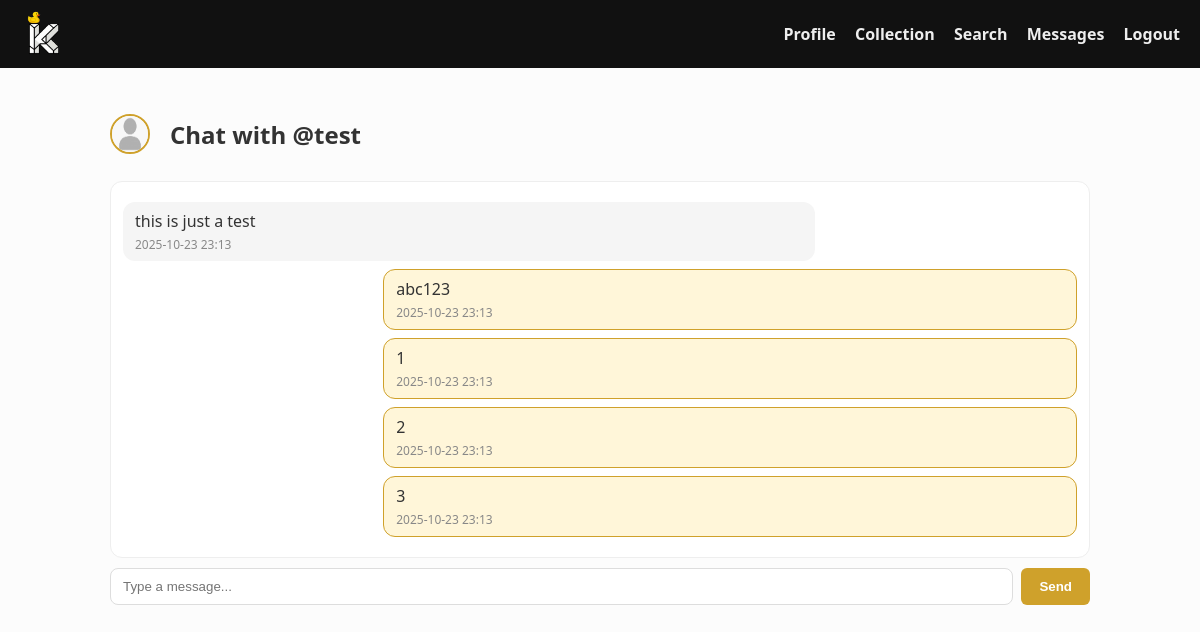
The app's page /messages/with/test (signed in) with its own data.
### kluster/models.py (models this page shows, shortened)
class User(db.Model, UserMixin):
    __tablename__ = "users"
    id = db.Column(db.Integer, primary_key=True)
    email = db.Column(db.String(255), unique=True, nullable=False, index=True)
    username = db.Column(db.String(80), unique=True, nullable=False)
    password_hash = db.Column(db.String(255), nullable=False)
    bio = db.Column(db.Text, default="")
    specialization = db.Column(db.String(120), default="")
    created_at = db.Column(db.DateTime, default=datetime.utcnow)
    collections = db.relationship("CollectionItem", backref="owner", lazy=True, cascade="all, delete-orphan")

class Message(db.Model):
    __tablename__ = "messages"
    id = db.Column(db.Integer, primary_key=True)
    thread_id = db.Column(db.Integer, db.ForeignKey("message_threads.id"), nullable=False, index=True)
    sender_id = db.Column(db.Integer, db.ForeignKey("users.id"), nullable=False)
    body = db.Column(db.Text, nullable=False)
    created_at = db.Column(db.DateTime, default=datetime.utcnow)

### kluster/routes/messages.py (the view)
@messages_bp.route("/with/<username>", methods=["GET", "POST"])
@login_required
def thread(username: str):
    other = User.query.filter_by(username=username).first_or_404()
    thr = MessagingService.get_or_create_thread(current_user.id, other.id)
    if request.method == "POST":
        body = request.form.get("body", "").strip()
        if body:
            MessagingService.send(current_user.id, other.id, body)
            return redirect(url_for("messages.thread", username=other.username))
    msgs = MessagingService.thread_messages(thr.id)
    return render_template("messages_thread.html", other=other, messages=msgs, thread=thr)

### kluster/metrics.py (called while the page is built)
def before_request_metrics():
    request._start_time = time.perf_counter()

def after_request_metrics(response):
    try:
        latency = time.perf_counter() - getattr(request, "_start_time", time.perf_counter())
        REQUEST_LATENCY.labels(request.method, request.endpoint or "unknown").observe(latency)
        REQUEST_COUNT.labels(request.method, request.endpoint or "unknown", response.status_code).inc()
    except Exception as exc:
        log.warning("metrics_after_request_error", error=str(exc))
    return response

### kluster/routes/auth.py (called while the page is built)
@login_manager.user_loader
def load_user(user_id):
    return User.query.get(int(user_id))

### kluster/services/messaging_service.py (called while the page is built)
    @staticmethod
    def _normalize_pair(a: int, b: int) -> tuple[int, int]:
        return (a, b) if a < b else (b, a)

    @staticmethod
    def get_or_create_thread(user_a: int, user_b: int) -> MessageThread:
        a, b = MessagingService._normalize_pair(user_a, user_b)
        thr = MessageThread.query.filter_by(user_a_id=a, user_b_id=b).first()
        if thr:
            return thr
        thr = MessageThread(user_a_id=a, user_b_id=b)
        db.session.add(thr)
        db.session.commit()
        log.info("thread_created", user_a=a, user_b=b, thread_id=thr.id)
        return thr

    @staticmethod
    def thread_messages(thread_id: int) -> List[Message]:
        return Message.query.filter_by(thread_id=thread_id).order_by(Message.created_at.asc()).all()

### kluster/templates/messages_thread.html
{% extends "base.html" %}
{% block content %}
<section class="messages">
  <div class="thread-header">
    <img src="{{ url_for('static', filename='img/profile_placeholder.png') }}" class="avatar" alt="avatar">
    <h2>Chat with @{{ other.username }}</h2>
  </div>
  <div class="thread-box">
    {% for m in messages %}
      <div class="bubble {{ 'me' if m.sender_id == current_user.id else 'them' }}">
        <div class="content">{{ m.body }}</div>
        <div class="meta">{{ m.created_at.strftime('%Y-%m-%d %H:%M') }}</div>
      </div>
    {% else %}
      <p>No messages yet. Say hello!</p>
    {% endfor %}
  </div>
  <form method="post" class="thread-input">
    <input name="body" placeholder="Type a message..." autocomplete="off" required>
    <button type="submit" class="btn-primary">Send</button>
  </form>
</section>
{% endblock %}

### kluster/static/css/main.css (style rules this page uses)
body { font-family: 'Segoe UI', Tahoma, Geneva, Verdana, sans-serif; margin: 0; background: #fcfcfc; color: #333; }
button { cursor: pointer; border: none; background: #cfa12b; color: white; padding: 8px 18px; border-radius: 6px; font-weight: 600; transition: background 0.3s ease-in-out; }
.messages .avatar { width: 36px; height: 36px; border-radius: 50%; border: 2px solid #cfa12b; margin-right: 10px; }
.thread-header { display: flex; align-items: center; gap: 10px; margin-bottom: 10px; }
.thread-box { background: #fff; border: 1px solid #eee; border-radius: 12px; padding: 12px; min-height: 220px; max-height: 420px; overflow-y: auto; margin-bottom: 10px; }
.bubble { max-width: 70%; margin: 8px 0; padding: 8px 12px; border-radius: 12px; background: #f5f5f5; }
.bubble.me { margin-left: auto; background: #fff6d9; border: 1px solid #cfa12b; }
.bubble.them { margin-right: auto; }
.bubble .meta { font-size: 12px; color: #888; margin-top: 4px; }
.thread-input { display: flex; gap: 8px; }
.thread-input input { flex: 1; padding: 10px 12px; border: 1px solid #ddd; border-radius: 8px; }

### records on screen
User: username "test"
Message: body "this is just a test", created_at "2025-10-23 23:13"
Message: body "abc123", created_at "2025-10-23 23:13"
Message: body "1", created_at "2025-10-23 23:13"
Message: body "2", created_at "2025-10-23 23:13"
Message: body "3", created_at "2025-10-23 23:13"
